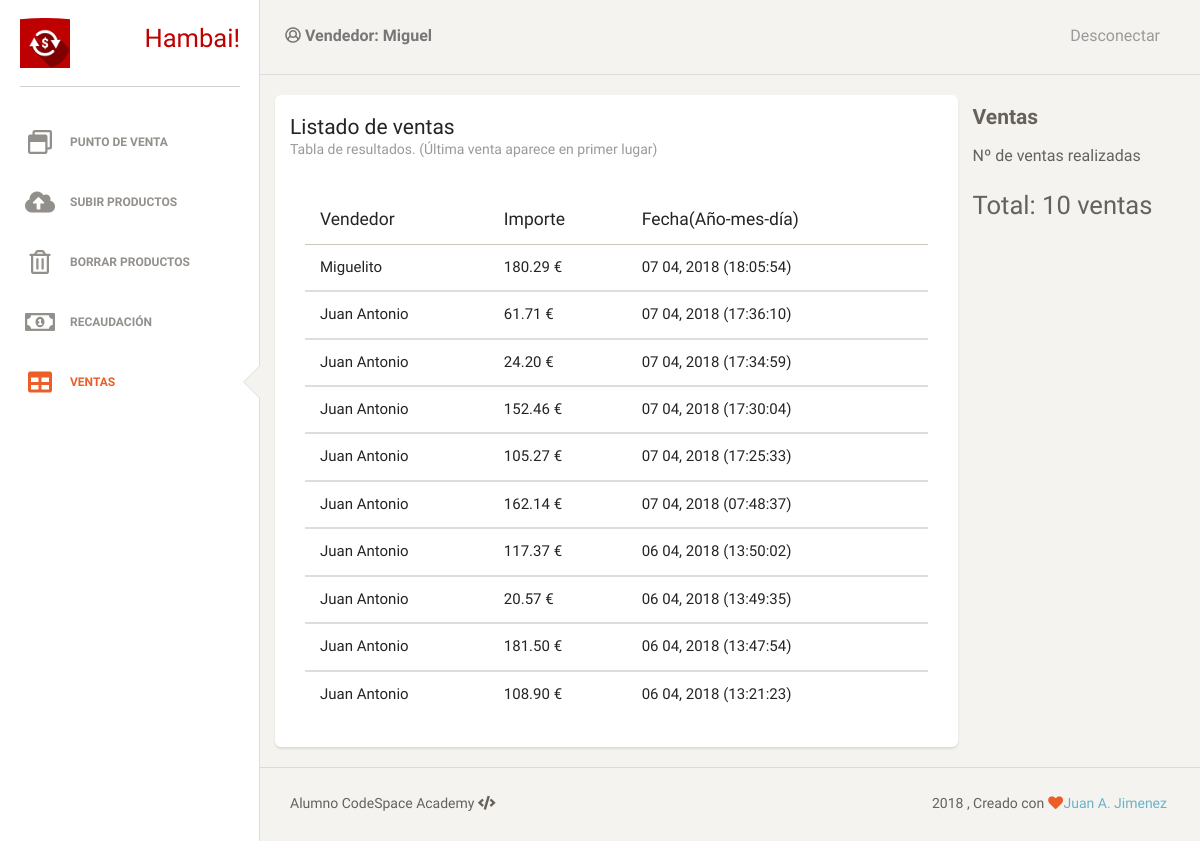
The page /estadisticas.php (signed in) on the database its author committed.
### tables this page shows
CREATE TABLE IF NOT EXISTS `resultados` (
  `id` int(11) NOT NULL AUTO_INCREMENT,
  `usuario` varchar(50) NOT NULL,
  `total` decimal(10,2) NOT NULL,
  `fechaCompra` timestamp NOT NULL,
  PRIMARY KEY (`id`),
  KEY `usuario` (`usuario`)
);

### estadisticas.php (the view, shortened to what this page needs)
<?php
    include_once 'dbconnect.php';
?>
    <!DOCTYPE html>
    <html>
    <?php
include 'templates/head.php';
        ?>
    <body>
        <?php  include 'templates/panel.php'; ?>
        <div class="container-fluid">
            <div class="col-md-9 card">
                <div class="header">
                    <h4 class="title">Listado de ventas</h4>
                    <p class="category">Tabla de resultados. (Última venta aparece en primer lugar)</p>
                </div>
                <div class="content">
                    <?php
$peticion = "SELECT * FROM hanbai.resultados ORDER BY fechaCompra DESC";
$resultado = mysqli_query($con, $peticion);
echo "<div><table class='table'> \n";
echo "<thead><tr><th>Vendedor</th><th>Importe</th><th>Fecha(Año-mes-día)</th></tr></thead> \n";
while ($row = mysqli_fetch_row($resultado)){
echo "<tbody><tr><td>$row[1]</td><td>$row[2] €</td><td>";echo date ("d m, Y (H:i:s)", strtotime ($row [3]));echo "</td></tr></tbody> \n";
}
echo "</table></div> \n";
                                ?>
                </div>
            </div>
            <div class="col-md-3">
                <div class="header">
                    <h4 class="title">Ventas</h4>
                    <p class="category">Nº de ventas realizadas</p>
                    <h3>Total:
                        <?php
$peticion = "SELECT COUNT(total) as total FROM hanbai.resultados";
$resultado = mysqli_query($con, $peticion);
$data=mysqli_fetch_assoc($resultado);
echo $data['total'];
     ?> ventas</h3>
                </div>
            </div>
        </div>
    </body>
    <?php include 'templates/footer.php';?>
    </html>

### css/main.css (style rules this page uses)
body { background: #f4f3ef; background-position: center center; background-repeat: no-repeat; background-attachment: fixed; background-size: cover; -webkit-background-size: cover; -moz-background-size: cover; -o-background-size: cover; }
table td { font-size: 1.5rem; font-weight: 400; }
.card { margin-top: 20px; }
.card .header { padding: 20px 0px 20px; }

### rows shown on the page
resultados: usuario "Miguelito", total "180.29", fechaCompra "07 04, 2018 (18:05:54)"
resultados: usuario "Juan Antonio", total "61.71", fechaCompra "07 04, 2018 (17:36:10)"
resultados: usuario "Juan Antonio", total "24.20", fechaCompra "07 04, 2018 (17:34:59)"
resultados: usuario "Juan Antonio", total "152.46", fechaCompra "07 04, 2018 (17:30:04)"
resultados: usuario "Juan Antonio", total "105.27", fechaCompra "07 04, 2018 (17:25:33)"
resultados: usuario "Juan Antonio", total "162.14", fechaCompra "07 04, 2018 (07:48:37)"
resultados: usuario "Juan Antonio", total "117.37", fechaCompra "06 04, 2018 (13:50:02)"
resultados: usuario "Juan Antonio", total "20.57", fechaCompra "06 04, 2018 (13:49:35)"
resultados: usuario "Juan Antonio", total "181.50", fechaCompra "06 04, 2018 (13:47:54)"
resultados: usuario "Juan Antonio", total "108.90", fechaCompra "06 04, 2018 (13:21:23)"

### other values the page prints
$_SESSION['usr_name'] "Miguel"
$data['total'] "10"
